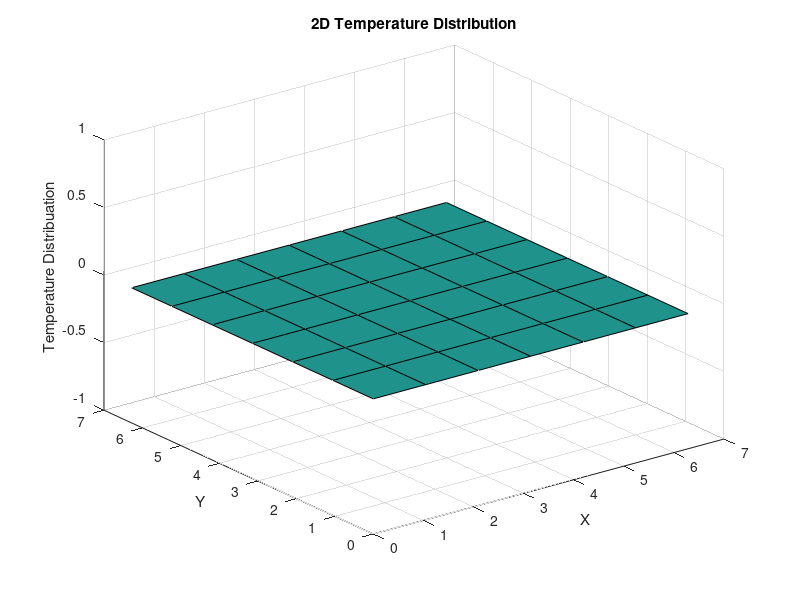

This figure's MATLAB source:
a_x=0;
a_y=0;
b_x=2*pi;
b_y=2*pi;
N_x=input('Please enter the number of internal points in x direction:  ');
N_y=input('Please enter the nubmer of internal points in y direction:  ');
del_t=input('please enter a value for delta t: '); %since ADI method is uncindtionally stable, del_t technically can be any thing, but error increases with del_t
threshold_difference=input('please enter threshold value for average difference, 1e-12(recommended):  ');
%This is threshold for  average difference value under which temperature
%distribation is no longer chaning in time and iteration process stops.
tic
del_x=(b_x)/(N_x+1);  %N_x+1 is the number of segments resulting from the existence of N_x internal points in x diection.
del_y=(b_y)/(N_y+1);  %N_y+1 is the number of segments resulting from the existence of N_y internal points in y drection.
lamda=del_t/(del_x)^2;
gamma=del_t/(del_y)^2;
lamda_half=lamda/2; %These constant parameters help optimize the code since they don't have 
gamma_half=gamma/2; %to be computed again and again in while and for loops
minus_lamda=1-lamda;
minus_gamma=1-gamma;

a=1+lamda; % a value is constant in space and time dimensions
b_and_c=-(lamda/2); %b and c are constant and equal to each other
b_c_squared=b_and_c^2;
alpha_1=a;
alpha=[alpha_1;zeros(N_x-1,1)];
right_side=zeros(N_x,N_y+1);

a_new=1+gamma; % "a" parameter for the new time step
b_new=-(gamma/2); %"b" paramter for new time step
c_new=[(-gamma);(-gamma/2)*ones(N_y-1,1)];  %"c" parameter for new time step
alpha_new_1=a_new;
alpha_new=[alpha_new_1;zeros(N_y,1)];
right_side_new=zeros(N_y+1,N_x); %right_side for the new time step

index_x=0:N_x+1;
index_y=0:N_y+1;
x_k=del_x*index_x; 
y_j=del_y*index_y;
u_x_0=((y_j).^3).';  %Boundary condition in x dimension at x=0
u_x_2pi=(((y_j).^2).*cos(y_j)).'; %Boundary condition in x dimension at x=2pi
u_y_2pi=u_x_0(N_y+2)+(x_k/(2*pi))*(u_x_2pi(N_y+2)-u_x_0(N_y+2)); %Boundary condition in y dimension at y=2pi
u_num_current=zeros(N_y+2,N_x+2);
u_num_half=[[u_x_0(1:N_y+1),zeros(N_y+1,N_x),u_x_2pi(1:N_y+1)];u_y_2pi];
u_num_newer=[[u_x_0(1:N_y+1),zeros(N_y+1,N_x),u_x_2pi(1:N_y+1)];u_y_2pi];
total_elements=numel(u_num_current);

current_time=0;
average_difference=1; %The initial value of average difference is arbitrary to kickstart the iteration process

for i=2:N_x
    alpha(i)=a-(b_c_squared/alpha(i-1));
end

for II=2:N_y+1
    alpha_new(II)=a_new-((b_new*c_new(II-1))/alpha_new(II-1));
end

while average_difference>threshold_difference
    current_time=current_time+del_t;
    right_side(1,1)=(gamma)*u_num_current(2,2)+(minus_gamma)*u_num_current(1,2)+(lamda_half)*u_num_half(1,1);
    right_side(N_x,1)=(gamma)*u_num_current(2,N_x+1)+(minus_gamma)*u_num_current(1,N_x+1)+(lamda_half)*u_num_half(1,N_x+2);
    
    %This block iterates to get u at half time step along a row of u.
    for k=2:N_y+1
        right_side(1,k)=(gamma_half)*u_num_current(k-1,2)+(minus_gamma)*u_num_current(k,2)+(gamma_half)*u_num_current(k+1,2)+(lamda_half)*u_num_half(k,1);
        right_side(N_x,k)=(gamma_half)*u_num_current(k-1,N_x+1)+(minus_gamma)*u_num_current(k,N_x+1)+(gamma_half)*u_num_current(k+1,N_x+1)+(lamda_half)*u_num_half(k,N_x+2);
        
         for j=2:N_x-1
          right_side(j,k)=(gamma_half)*u_num_current(k-1,j+1)+(minus_gamma)*u_num_current(k,j+1)+(gamma_half)*u_num_current(k+1,j+1);
          right_side(j,1)= (gamma)*u_num_current(2,j+1)+(minus_gamma)*u_num_current(1,j+1);
        end
        
        g_1=right_side(1,k);
        g_1_neumann=right_side(1,1);
        g=[g_1;zeros(N_x-1,1)];
        g_neumann=[g_1_neumann;zeros(N_x-1,1)];
        
         for I=2:N_x
            g(I)=right_side(I,k)- ((b_and_c*g(I-1))/alpha(I-1));
            g_neumann(I)=right_side(I,1)-((b_and_c*g_neumann(I-1))/alpha(I-1));
        end
        
        u_num_half(1,N_x+1)=g_neumann(N_x)/alpha(N_x);
        u_num_half(k,N_x+1)=g(N_x)/alpha(N_x);
        
        for J=N_x:-1:2
            u_num_half(1,J)=(g_neumann(J-1)-(b_and_c*u_num_half(1,J+1)))/alpha(J-1); %Due to misalignment in indices between u in x direction and g
            u_num_half(k,J)=(g(J-1)-(b_and_c*u_num_half(k,J+1)))/alpha(J-1);  % Care and caution must to taken here, for every index value in x, substract 1 to get corresding index in g.
        end 
        
    end    
     
    u_num_old=u_num_current;
    
    %This block iterates to get at 1 newer time step along a column.
    for K=1:N_x
        right_side_new(N_y+1,K)=(lamda_half)*u_num_half(N_y+1,K)+(minus_lamda)*u_num_half(N_y+1,K+1)+(lamda_half)*u_num_half(N_y+1,K+2)+(gamma_half)*u_num_newer(N_y+2,K+1);
        
        for ii=1:N_y
            right_side_new(ii,K)=(lamda_half)*u_num_half(ii,K)+(minus_lamda)*u_num_half(ii,K+1)+(lamda_half)*u_num_half(ii,K+2);
        end
     
        g_new_1=right_side_new(1,K);
        g_new=[g_new_1;zeros(N_y,1)];
        
        for jj=2:N_y+1
            g_new(jj)=right_side_new(jj,K)-((b_new*g_new(jj-1))/alpha_new(jj-1)); 
        end
         
        u_num_newer(N_y+1,K+1)=g_new(N_y+1)/alpha_new(N_y+1);
        
        for kk=N_y:-1:1
            u_num_newer(kk,K+1)=(g_new(kk)-(c_new(kk)*u_num_newer(kk+1,K+1)))/alpha_new(kk);
        end
    end       
    
    u_num_current=u_num_newer;
    difference=abs(u_num_current-u_num_old);
    average_difference=(1/total_elements)*sum(difference(:));
    
end

[X,Y]=meshgrid(x_k,y_j);
surf(X,Y,u_num_current)
plot_name=sprintf('2D Temperature Distribution');
info=sprintf('Number of internal points in x direction: %g\nNumber of internal points in y direction: %g\nDelta t: %1.12g\nMethod: ADI',N_x,N_y,del_t);
title(plot_name);
text(4,5,240,info);
xlabel('X')
ylabel('Y')
zlabel('Temperature Distribuation')
toc           
            
            

